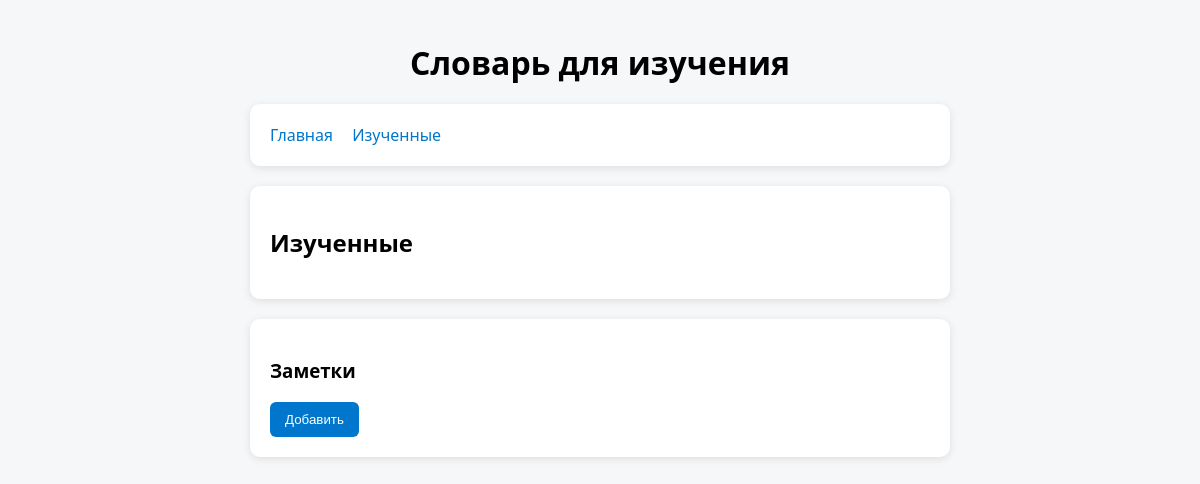
/word/, run on an earlier commit of the app's database.
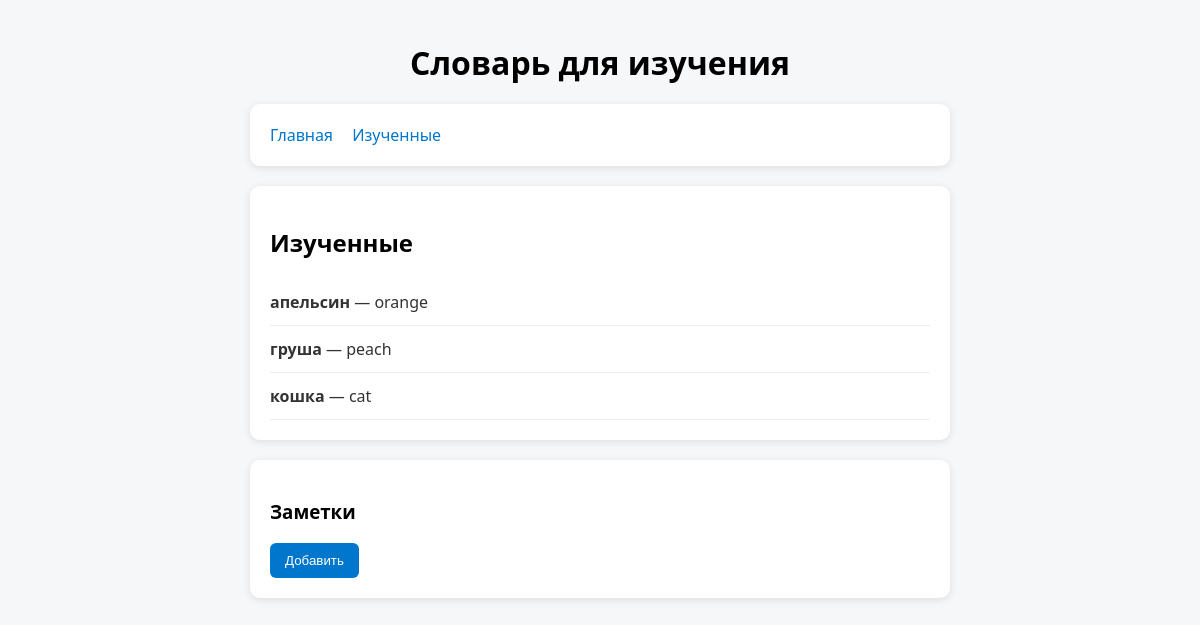
And on a later commit of the database.
### core/models.py (models this page shows, shortened)
class Words(models.Model):
    slovo = models.CharField(max_length=200, verbose_name='Слово')
    perevod = models.CharField(max_length=200, verbose_name='Перевод')
    is_active = models.BooleanField(default=False, verbose_name='Изучено')
    class Meta:
        verbose_name = 'Слово'
        verbose_name_plural = 'Слова'

### core/views.py (the view)
# urls.py: path('word/', word),
def word(request):
    words = Words.objects.all().filter(is_active=True)
    context = {
        'words': words,
    }
    return render(request, 'word/word_success.html', context)

### templates/word/word_success.html (shortened to what this page needs)
{% extends 'base.html' %}
{% block content %}
<div class="card">
    <h2>Изученные</h2>
    {% for word in words %}
    <div class="word-item">
        <span>
            <strong><a href="/words/{{ word.id }}">{{ word.slovo }}</strong> — {{ word.perevod }}</a>
        </span>
    </div>
    {% endfor %}
</div>
<div class="card">
    <h3>Заметки</h3>
    <form id="noteForm" method="POST">
        <div class="form-block">
            <button>Добавить</button>
        </div>
    </form>
</div>
{% endblock %}

What changed in the data, as far as the page shows it:
now on this page (row edited): Words: slovo "апельсин", perevod "orange"
now on this page (row edited): Words: slovo "груша", perevod "peach"
added Words: slovo "кошка", perevod "cat"
